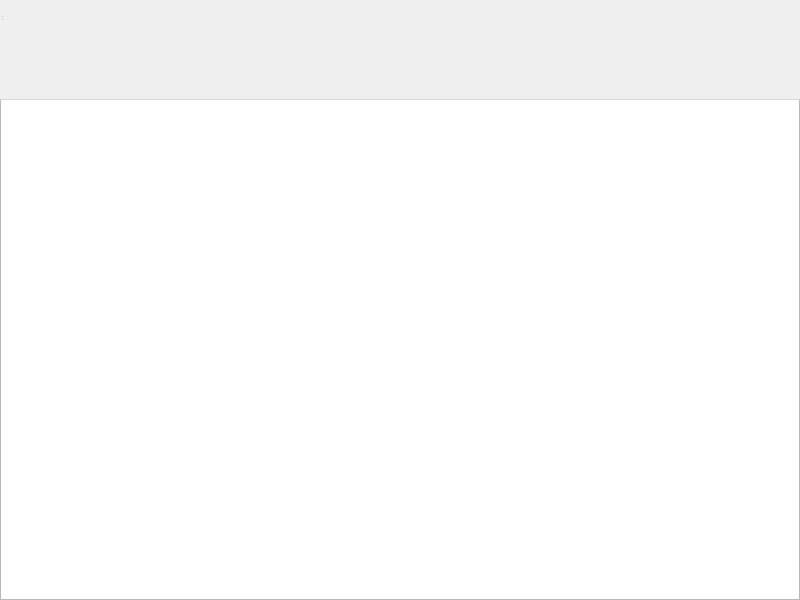
<?xml version="1.0" encoding="UTF-8"?>
<ui version="4.0">
 <class>VistaJuego</class>
 <widget class="QGraphicsView" name="VistaJuego">
  <property name="geometry">
   <rect>
    <x>0</x>
    <y>0</y>
    <width>800</width>
    <height>600</height>
   </rect>
  </property>
  <property name="windowTitle">
   <string>Othello Online</string>
  </property>
  <widget class="QMenuBar" name="menuBar">
   <property name="geometry">
    <rect>
     <x>0</x>
     <y>0</y>
     <width>1000</width>
     <height>100</height>
    </rect>
   </property>
  </widget>
  <widget class="QToolBar" name="mainToolBar">
   <property name="geometry">
    <rect>
     <x>0</x>
     <y>0</y>
     <width>100</width>
     <height>100</height>
    </rect>
   </property>
  </widget>
  <widget class="QWidget" name="centralWidget" native="true">
   <property name="geometry">
    <rect>
     <x>0</x>
     <y>0</y>
     <width>100</width>
     <height>30</height>
    </rect>
   </property>
  </widget>
  <widget class="QStatusBar" name="statusBar">
   <property name="geometry">
    <rect>
     <x>0</x>
     <y>0</y>
     <width>3</width>
     <height>22</height>
    </rect>
   </property>
  </widget>
 </widget>
 <layoutdefault spacing="6" margin="11"/>
 <resources/>
 <connections/>
</ui>
